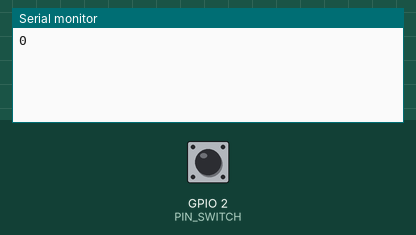
Simulated run of this sketch. Board: ESP32. Shown: the last lines printed to the serial monitor. Inputs (shaded band) come from the test bench; at power-on: GPIO 2 (PIN_SWITCH) HIGH.

Above: at 1.4 s.
1.5 s: GPIO 2 (PIN_SWITCH) pulled LOW for 0.15 s
At 2.3 s:
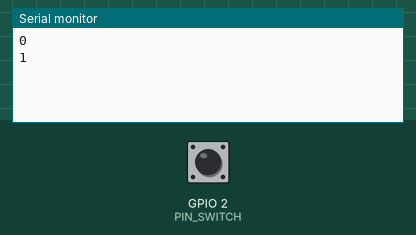
3.1 s: GPIO 2 (PIN_SWITCH) pulled LOW for 1 s
At 3.5 s:
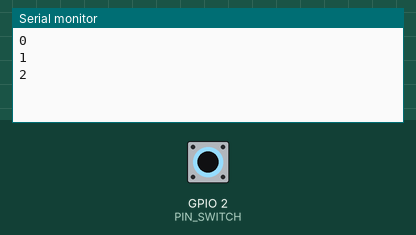
5.6 s: GPIO 2 (PIN_SWITCH) pulled LOW for 0.15 s
At 6.6 s:
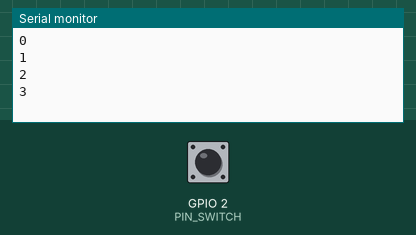
Timing chart, 0 to 8.6 s (numbered marks = the images above; inputs shaded):
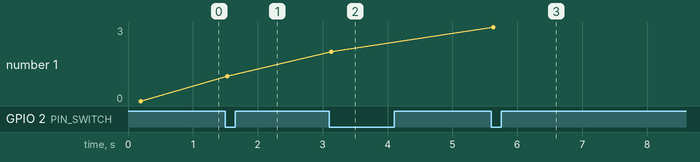

Measured:
- after the input at 1.5 s, the serial monitor: prints a new line at once (image 1)
- after the input at 3.1 s, the serial monitor: prints a new line at once (image 2)
- after the input at 5.6 s, the serial monitor: prints a new line at once (image 3)
- plotted number 1: 0 → 1 after the input at 1.5 s, 1 → 2 after the input at 3.1 s, 2 → 3 after the input at 5.6 s

The sketch:

Tragaperras.ino
```cpp
const uint8_t PIN_SWITCH = 2;
const unsigned long DEBOUNCE_MS = 30;

bool estadoEstable = HIGH;
bool ultimaLectura = HIGH;
unsigned long ultimoCambio = 0;
unsigned long contador = 0;

void setup() {
  Serial.begin(9600);
  pinMode(PIN_SWITCH, INPUT_PULLUP);

  // Pequeña espera para estabilizar el puerto serial y sincronizar el 0 con el ESP32
  delay(200);
  Serial.println(contador);
}

void loop() {
  bool lectura = digitalRead(PIN_SWITCH);

  if (lectura != ultimaLectura) {
    ultimoCambio = millis();
    ultimaLectura = lectura;
  }

  if ((millis() - ultimoCambio) > DEBOUNCE_MS && lectura != estadoEstable) {
    estadoEstable = lectura;

    if (estadoEstable == LOW) {
      contador++;
      Serial.println(contador); // Envía únicamente el número limpio + salto de línea (\n)
    }
  }
}
```
